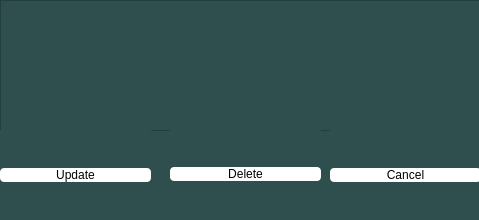
<?xml version="1.0" encoding="UTF-8"?>
<ui version="4.0">
 <class>ChatMessageEditor</class>
 <widget class="QDialog" name="ChatMessageEditor">
  <property name="geometry">
   <rect>
    <x>0</x>
    <y>0</y>
    <width>479</width>
    <height>220</height>
   </rect>
  </property>
  <property name="windowTitle">
   <string>ChatApp</string>
  </property>
  <property name="autoFillBackground">
   <bool>false</bool>
  </property>
  <property name="styleSheet">
   <string notr="true">background-color: rgb(47,79,79);</string>
  </property>
  <widget class="QWidget" name="verticalLayoutWidget">
   <property name="geometry">
    <rect>
     <x>0</x>
     <y>0</y>
     <width>481</width>
     <height>131</height>
    </rect>
   </property>
   <layout class="QVBoxLayout" name="verticalLayout">
    <item>
     <layout class="QHBoxLayout" name="horizontalLayout_2">
      <item>
       <widget class="QTextEdit" name="messageEditor_text">
        <property name="styleSheet">
         <string notr="true">color: rgb(255, 255, 255);</string>
        </property>
       </widget>
      </item>
     </layout>
    </item>
   </layout>
  </widget>
  <widget class="QWidget" name="horizontalLayoutWidget">
   <property name="geometry">
    <rect>
     <x>0</x>
     <y>130</y>
     <width>151</width>
     <height>91</height>
    </rect>
   </property>
   <layout class="QHBoxLayout" name="horizontalLayout">
    <item>
     <widget class="QPushButton" name="messageEditor_updateButton">
      <property name="styleSheet">
       <string notr="true">
	background-color: rgb(255, 255, 255);
	border-width:0px;
	border-radius:4px;
	color: black;</string>
      </property>
      <property name="text">
       <string>Update</string>
      </property>
     </widget>
    </item>
   </layout>
  </widget>
  <widget class="QWidget" name="horizontalLayoutWidget_3">
   <property name="geometry">
    <rect>
     <x>330</x>
     <y>130</y>
     <width>151</width>
     <height>91</height>
    </rect>
   </property>
   <layout class="QHBoxLayout" name="horizontalLayout_3">
    <item>
     <widget class="QPushButton" name="messageEditor_cancelButton">
      <property name="styleSheet">
       <string notr="true">
	background-color: rgb(255, 255, 255);
	border-width:0px;
	border-radius:4px;
	color: black;</string>
      </property>
      <property name="text">
       <string>Cancel</string>
      </property>
     </widget>
    </item>
   </layout>
  </widget>
  <widget class="QWidget" name="horizontalLayoutWidget_4">
   <property name="geometry">
    <rect>
     <x>170</x>
     <y>130</y>
     <width>151</width>
     <height>89</height>
    </rect>
   </property>
   <layout class="QHBoxLayout" name="horizontalLayout_4">
    <item>
     <widget class="QPushButton" name="messageEditor_deleteButton">
      <property name="styleSheet">
       <string notr="true">
	background-color: rgb(255, 255, 255);
	border-width:0px;
	border-radius:4px;
	color: black;</string>
      </property>
      <property name="text">
       <string>Delete</string>
      </property>
     </widget>
    </item>
   </layout>
  </widget>
  <action name="actionQuit">
   <property name="text">
    <string>Quit</string>
   </property>
   <property name="shortcut">
    <string>Ctrl+Q</string>
   </property>
  </action>
  <action name="actionAboutQt">
   <property name="text">
    <string>About Qt...</string>
   </property>
  </action>
  <action name="actionChangeNickname">
   <property name="text">
    <string>Change nickname...</string>
   </property>
   <property name="shortcut">
    <string>Ctrl+N</string>
   </property>
  </action>
 </widget>
 <resources/>
 <connections/>
</ui>
